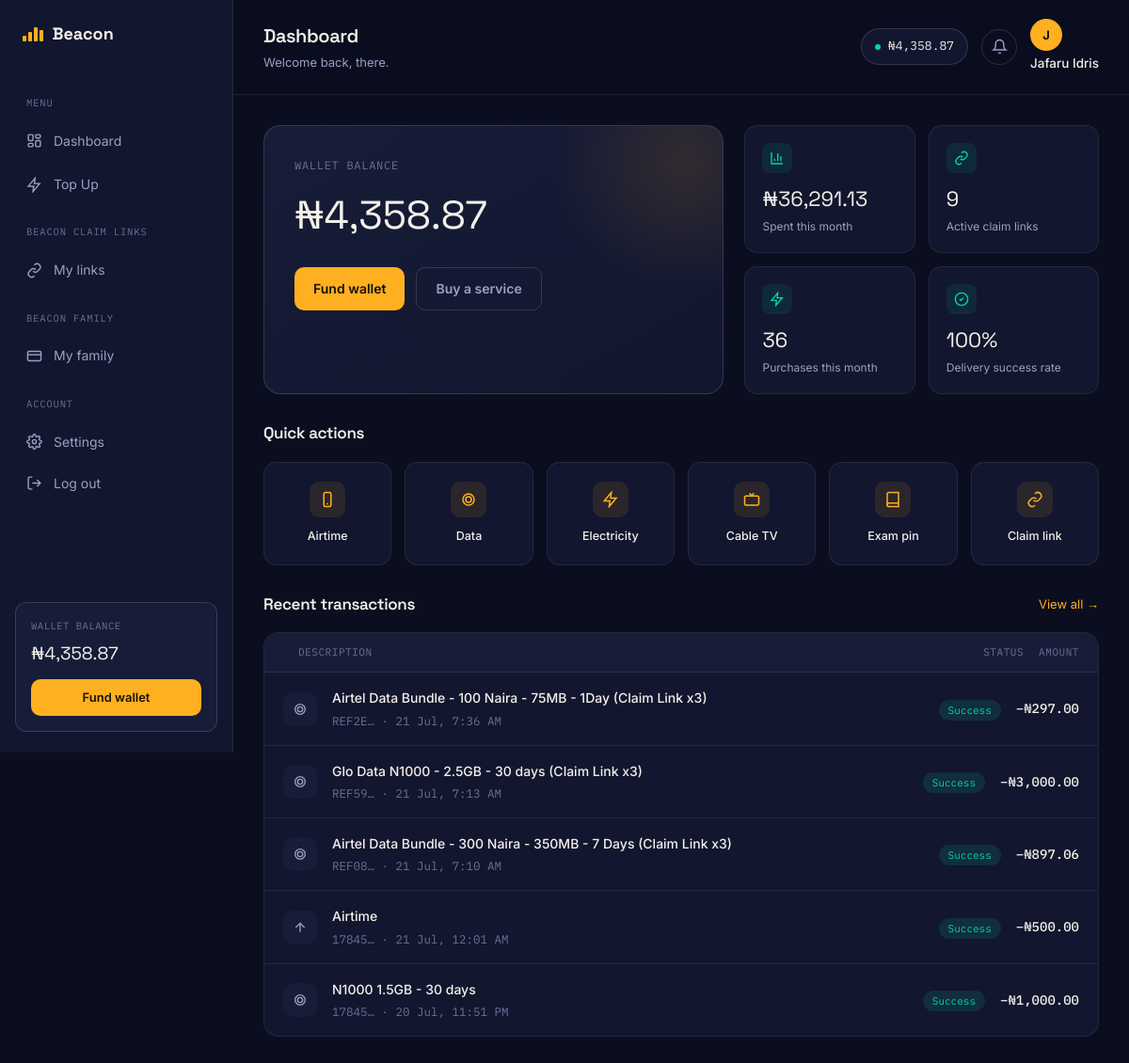
Screenshot of /dashboard/ (signed in) with the database file from the repository.
### authentication/models.py (models this page shows, shortened)
class User(AbstractUser):
    email = models.EmailField(unique=True)
    phone_number = models.CharField(max_length=20, blank=True)
    is_email_verified = models.BooleanField(default=False)
    email_verification_token = models.CharField(max_length=100, blank=True, null=True)
    password_reset_token = models.CharField(max_length=100, blank=True, null=True)
    password_reset_expires = models.DateTimeField(blank=True, null=True)
    referral_code = models.CharField(max_length=20, unique=True, blank=True, null=True)
    referred_by = models.ForeignKey('self', on_delete=models.SET_NULL, blank=True, null=True, related_name='referrals')
    date_joined = models.DateTimeField(auto_now_add=True)
    last_login_ip = models.GenericIPAddressField(blank=True, null=True)
    transaction_pin_hash = models.CharField(
        max_length=128,
        blank=True,
        null=True,
        help_text="Hashed transaction PIN"
    )
    USERNAME_FIELD = 'email'
    REQUIRED_FIELDS = ['username']
    class Meta:
        ordering = ['-date_joined']
    def get_full_name(self):
        if self.first_name or self.last_name:
            return f"{self.first_name} {self.last_name}".strip()
        return self.username

### wallet/models.py (models this page shows, shortened)
class Wallet(models.Model):
    user = models.OneToOneField(User, on_delete=models.CASCADE, related_name='wallet')
    balance = models.DecimalField(max_digits=12, decimal_places=2, default=0.00)
    total_funded = models.DecimalField(max_digits=12, decimal_places=2, default=0.00)
    total_spent = models.DecimalField(max_digits=12, decimal_places=2, default=0.00)
    is_active = models.BooleanField(default=True)
    created_at = models.DateTimeField(auto_now_add=True)
    updated_at = models.DateTimeField(auto_now=True)
    class Meta:
        verbose_name = 'Wallet'
        verbose_name_plural = 'Wallets'

### transactions/models.py (models this page shows, shortened)
class Transaction(models.Model):
    STATUS_CHOICES = [
        ('pending', 'Pending'),
        ('processing', 'Processing'),
        ('success', 'Success'),
        ('failed', 'Failed'),
        ('reversed', 'Reversed'),
    ]
    TYPE_CHOICES = [
        ('airtime', 'Airtime'),
        ('data', 'Data'),
        ('electricity', 'Electricity'),
        ('cable', 'Cable TV'),
        ('internet', 'Internet'),
        ('exam_pin', 'Exam Pin'),
        ('education', 'Education'),
        ('wallet_funding', 'Wallet Funding'),
        ('refund', 'Refund'),
    ]
    transaction_id = models.CharField(max_length=30, unique=True, editable=False)
    user = models.ForeignKey(User, on_delete=models.CASCADE, related_name='transactions')
    transaction_type = models.CharField(max_length=20, choices=TYPE_CHOICES)
    amount = models.DecimalField(max_digits=10, decimal_places=2)
    wallet_balance_before = models.DecimalField(max_digits=12, decimal_places=2)
    wallet_balance_after = models.DecimalField(max_digits=12, decimal_places=2)
    status = models.CharField(max_length=20, choices=STATUS_CHOICES, default='pending')
    service_provider = models.CharField(max_length=100, blank=True)
    plan_name = models.CharField(max_length=200, blank=True)
    recipient = models.CharField(max_length=100, blank=True)
    reference_number = models.CharField(max_length=50, unique=True, blank=True)
    api_response = models.JSONField(blank=True, null=True)
    error_message = models.TextField(blank=True)
    is_duplicate = models.BooleanField(default=False)
    locked = models.BooleanField(default=False)
    created_at = models.DateTimeField(auto_now_add=True)
    updated_at = models.DateTimeField(auto_now=True)
    description = models.TextField()
    class Meta:
        ordering = ['-created_at']
        indexes = [
            models.Index(fields=['user', '-created_at']),
            models.Index(fields=['status']),
            models.Index(fields=['transaction_type']),
        ]

### dashboard/views.py (the view)
# urls.py: path('', views.dashboard_view, name='index'),
@login_required
def dashboard_view(request):
    wallet, _ = Wallet.objects.get_or_create(user=request.user)
    recent_transactions = Transaction.objects.filter(user=request.user)[:5]
    total_purchases = Transaction.objects.filter(
        user=request.user, status='success'
    ).exclude(transaction_type='wallet_funding').exclude(transaction_type='refund').count()
    total_spent = Transaction.objects.filter(
        user=request.user, status='success'
    ).exclude(transaction_type='wallet_funding').exclude(transaction_type='refund').aggregate(
        total=Sum('amount')
    )['total'] or 0
    notifications = Notification.objects.filter(user=request.user)[:5]
    unread_count = Notification.objects.filter(user=request.user, is_read=False).count()
    today = timezone.now().date()
    month_ago = today - timedelta(days=30)
    monthly_transactions = Transaction.objects.filter(
        user=request.user, created_at__date__gte=month_ago, status='success'
    )
    active_links = ClaimLink.objects.filter(
        user=request.user, status='active'
    ).count()
    profile = request.user.profile
    profile.calculate_completion()
    stats = {
      'active_links': active_links,
      'month_spend': float(monthly_transactions.aggregate(total=Sum('amount'))['total'] or 0),
      'tx_count': monthly_transactions.count()
    }
    context = {
        'wallet': wallet,
        'recent_transactions': recent_transactions,
        'total_purchases': total_purchases,
        'total_spent': total_spent,
        'notifications': notifications,
        'unread_count': unread_count,
        'stats': stats,
        'profile_completion': profile.profile_completion,
    }
    return render(request, 'dashboard/index.html', context)

### templates/dashboard/index.html (shortened to what this page needs)
{% extends "base.html" %}
{% load static %}
{% load humanize %}
{% block page_title %}Dashboard{% endblock %}
{% block page_subtitle %}<p>Welcome back, {{ user.full_name|default:"there" }}.</p>{% endblock %}
{% block content %}
<div class="dash-grid">
  <div class="balance-card">
    <div class="label">Wallet balance</div>
    <div class="amount">₦{{ wallet.balance|intcomma }}</div>
    <div class="balance-actions">
      <a href="{% url 'wallet:fund' %}" class="btn btn-primary">Fund wallet</a>
      <a href="{% url 'services:list' %}" class="btn btn-ghost">Buy a service</a>
    </div>
  </div>
  <div class="stat-mini-grid">
    <div class="stat-mini">
      <div class="top">
        <div class="icon"><svg viewBox="0 0 24 24" fill="none" stroke="currentColor" stroke-width="2"><path d="M3 3v18h18"/><path d="M18 17V9M13 17V5M8 17v-4"/></svg></div>
      </div>
      <div class="val">₦{{ stats.month_spend|intcomma }}</div>
      <div class="lab">Spent this month</div>
    </div>
    <div class="stat-mini">
      <div class="top">
        <div class="icon"><svg viewBox="0 0 24 24" fill="none" stroke="currentColor" stroke-width="2"><path d="M10 13a5 5 0 007 0l3-3a5 5 0 00-7-7l-1 1"/><path d="M14 11a5 5 0 00-7 0l-3 3a5 5 0 007 7l1-1"/></svg></div>
      </div>
      <div class="val">{{ stats.active_links|default:"0" }}</div>
      <div class="lab">Active claim links</div>
    </div>
    <div class="stat-mini">
      <div class="top">
        <div class="icon"><svg viewBox="0 0 24 24" fill="none" stroke="currentColor" stroke-width="2"><path d="M13 2L3 14h8l-1 8 10-12h-8l1-8z"/></svg></div>
      </div>
      <div class="val">{{ stats.tx_count|default:"0" }}</div>
      <div class="lab">Purchases this month</div>
    </div>
    <div class="stat-mini">
      <div class="top">
        <div class="icon"><svg viewBox="0 0 24 24" fill="none" stroke="currentColor" stroke-width="2"><path d="M9 12l2 2 4-4"/><circle cx="12" cy="12" r="10"/></svg></div>
      </div>
      <div class="val">{{ stats.success_rate|default:"100%" }}</div>
      <div class="lab">Delivery success rate</div>
    </div>
  </div>
</div>
<div class="quick-actions">
  <div class="section-title"><h2>Quick actions</h2></div>
  <div class="qa-grid">
    <a href="{% url 'services:list' %}?type=airtime" class="qa-item">
      <div class="qi"><svg viewBox="0 0 24 24" fill="none" stroke="currentColor" stroke-width="2"><rect x="7" y="2" width="10" height="20" rx="2"/><path d="M11 18h2"/></svg></div>
      <span>Airtime</span>
    </a>
    <a href="{% url 'services:list' %}?type=data" class="qa-item">
      <div class="qi"><svg viewBox="0 0 24 24" fill="none" stroke="currentColor" stroke-width="2"><path d="M12 20a8 8 0 100-16 8 8 0 000 16z"/><path d="M12 16a4 4 0 100-8 4 4 0 000 8z"/></svg></div>
      <span>Data</span>
    </a>
    <a href="{% url 'services:list' %}?type=electricity" class="qa-item">
      <div class="qi"><svg viewBox="0 0 24 24" fill="none" stroke="currentColor" stroke-width="2"><path d="M13 2L3 14h8l-1 8 10-12h-8l1-8z"/></svg></div>
      <span>Electricity</span>
    </a>
    <a href="{% url 'services:list' %}?type=cable" class="qa-item">
      <div class="qi"><svg viewBox="0 0 24 24" fill="none" stroke="currentColor" stroke-width="2"><rect x="2" y="7" width="20" height="13" rx="2"/><path d="M9 3l3 4 3-4"/></svg></div>
      <span>Cable TV</span>
    </a>
    <a href="{% url 'services:list' %}?type=exam" class="qa-item">
      <div class="qi"><svg viewBox="0 0 24 24" fill="none" stroke="currentColor" stroke-width="2"><path d="M4 19.5A2.5 2.5 0 016.5 17H20"/><path d="M6.5 2H20v20H6.5A2.5 2.5 0 014 19.5v-15A2.5 2.5 0 016.5 2z"/></svg></div>
      <span>Exam pin</span>
    </a>
    <a href="{% url 'links:my_links' %}?new=1" class="qa-item">
      <div class="qi"><svg viewBox="0 0 24 24" fill="none" stroke="currentColor" stroke-width="2"><path d="M10 13a5 5 0 007 0l3-3a5 5 0 00-7-7l-1 1"/><path d="M14 11a5 5 0 00-7 0l-3 3a5 5 0 007 7l1-1"/></svg></div>
      <span>Claim link</span>
    </a>
  </div>
</div>
<div class="recent-tx">
  <div class="section-title">
    <h2>Recent transactions</h2>
    <a href="{% url 'transactions:history' %}">View all →</a>
  </div>
  <div class="tx-table">
    <div class="tx-row head">
      <div>Description</div>
      <div class="col-status">Status</div>
      <div>Amount</div>
    </div>
    {% for tx in recent_transactions %}
      {% include "partials/transaction.html" with tx=tx %}
    {% endfor %}
  </div>
</div>
{% endblock %}

### templates/base.html (shortened to what this page needs)
{% load static %}
{% load humanize %}
<!DOCTYPE html>
<html lang="en">
<head>
<link rel="stylesheet" href="{% static 'css/style.css' %}">
<link rel="stylesheet" href="{% static 'css/native.css' %}">
</head>
<body{% block body_attrs %}{% endblock %}>
<div class="app-shell">
  <aside class="sidebar" id="sidebar">
    <div class="sidebar-top-row">
      <a href="{% url 'dashboard:index' %}" class="logo">
        <span class="bars"><span></span><span></span><span></span><span></span></span>
        Beacon
      </a>
    </div>
    <nav class="side-nav">
      <div class="nav-label">Menu</div>
      <a href="{% url 'dashboard:index' %}" class="nav-link {% if active_nav == 'dashboard' %}active{% endif %}">
        <svg viewBox="0 0 24 24" fill="none" stroke="currentColor" stroke-width="2"><rect x="3" y="3" width="7" height="9" rx="1.5"/><rect x="14" y="3" width="7" height="5" rx="1.5"/><rect x="14" y="12" width="7" height="9" rx="1.5"/><rect x="3" y="16" width="7" height="5" rx="1.5"/></svg>
        Dashboard
      </a>
      <a href="{% url 'services:list' %}" class="nav-link {% if active_nav == 'buy' %}active{% endif %}">
        <svg viewBox="0 0 24 24" fill="none" stroke="currentColor" stroke-width="2"><path d="M13 2L3 14h8l-1 8 10-12h-8l1-8z"/></svg>
        Top Up
      </a>
      <div class="nav-label">Beacon Claim Links</div>
      <a href="{% url 'links:my_links' %}" class="nav-link {% if active_nav == 'claims' %}active{% endif %}">
        <svg viewBox="0 0 24 24" fill="none" stroke="currentColor" stroke-width="2"><path d="M10 13a5 5 0 007 0l3-3a5 5 0 00-7-7l-1 1"/><path d="M14 11a5 5 0 00-7 0l-3 3a5 5 0 007 7l1-1"/></svg>
        My links
      </a>
      <div class="nav-label">Beacon Family</div>
      <a href="{% url 'beacon_family:list' %}" class="nav-link {% if active_nav == 'wallet' %}active{% endif %}">
        <svg viewBox="0 0 24 24" fill="none" stroke="currentColor" stroke-width="2"><rect x="2" y="5" width="20" height="14" rx="2"/><path d="M2 10h20"/></svg>
        My family
      </a>
      <div class="nav-label">Account</div>
      <a href="{% url 'accounts:settings' %}" class="nav-link {% if active_nav == 'settings' %}active{% endif %}">
        Settings
      </a>
      <form method="post" action="{% url 'accounts:logout' %}" class="logout-form">
        <button type="submit" class="nav-link nav-link-btn">
          <svg viewBox="0 0 24 24" fill="none" stroke="currentColor" stroke-width="2"><path d="M9 21H5a2 2 0 01-2-2V5a2 2 0 012-2h4"/><path d="M16 17l5-5-5-5"/><path d="M21 12H9"/></svg>
          Log out
        </button>
      </form>
    </nav>
    <div class="sidebar-wallet">
      <div class="label">Wallet balance</div>
      <div class="amount">₦{{ user.wallet.balance|intcomma }}</div>
      <a href="{% url 'wallet:fund' %}" class="btn btn-primary btn-sm">Fund wallet</a>
    </div>
  </aside>
  <div class="app-main">
    <header class="app-topbar">
      <div class="topbar-title">
        <h1>{% block page_title %}Dashboard{% endblock %}</h1>
        {% block page_subtitle %}{% endblock %}
      </div>
      <div class="topbar-actions">
        <div class="wallet-chip">
          <span class="dot"></span> ₦{{ user.wallet.balance|intcomma }}
        </div>
        <a href="{% url 'notifications:list' %}" class="icon-btn" aria-label="Notifications">
          <svg viewBox="0 0 24 24" fill="none" stroke="currentColor" stroke-width="2"><path d="M18 8a6 6 0 00-12 0c0 7-3 9-3 9h18s-3-2-3-9"/><path d="M13.7 21a2 2 0 01-3.4 0"/></svg>
        </a>
        <div class="user-chip">
          <a href="{% url 'accounts:profile' %}">
            <div class="avatar">{{ user.get_full_name|slice:":1"|default:"U" }}</div>
            <span class="uname">{{ user.get_full_name|default:"Account" }}</span>
          </a>
        </div>
      </div>
    </header>
    <main class="app-content">
      {% block content %}{% endblock %}
    </main>
  </div>
</div>
</body>
</html>

### templates/partials/transaction.html
{% load humanize %}
<div class="tx-row">
      <div class="tx-icon">
        {% if tx.transaction_type == 'airtime' %}
        <svg viewBox="0 0 24 24" fill="none" stroke="currentColor" stroke-width="2"><path d="M12 19V5M5 12l7-7 7 7"/></svg>
      {% elif tx.transaction_type == 'data' %}
        <svg viewBox="0 0 24 24" fill="none" stroke="currentColor" stroke-width="2"><path d="M12 20a8 8 0 100-16 8 8 0 000 16z"/><path d="M12 16a4 4 0 100-8 4 4 0 000 8z"/></svg>
      {% elif tx.transaction_type == 'claim_link' %}
        <svg viewBox="0 0 24 24" fill="none" stroke="currentColor" stroke-width="2"><path d="M10 13a5 5 0 007 0l3-3a5 5 0 00-7-7l-1 1"/><path d="M14 11a5 5 0 00-7 0l-3 3a5 5 0 007 7l1-1"/></svg>
      {% else %}
        <svg viewBox="0 0 24 24" fill="none" stroke="currentColor" stroke-width="2"><path d="M13 2L3 14h8l-1 8 10-12h-8l1-8z"/></svg>
      {% endif %}
      </div>
      <div class="tx-desc">
        <div class="t1">{{ tx.plan_name }}</div>
        <div class="t2">{{ tx.reference_number|truncatechars:"6" }} · {{ tx.created_at|date:"d M, g:i A" }}</div>
      </div>
      <div class="col-status">
        <span class="badge badge-{{ tx.status }}">{{ tx.get_status_display|default:tx.status }}</span>
      </div>
      <div class="tx-amount {% if tx.type == 'funding' %}pos{% else %}neg{% endif %}">
        {% if tx.type == 'funding' or tx.type == 'refund' %}+{% else %}−{% endif %}₦{{ tx.amount|intcomma }}
      </div>
    </div>

### rows the page displays
User: wallet.balance "4,358.87", get_full_name "J", get_full_name "Jafaru Idris"
Wallet: balance "4,358.87"
Transaction: transaction_type "data" (drawn), plan_name "Airtel Data Bundle - 100 Naira - 75MB - 1Day (Claim Link x3)", reference_number "REF2E…", created_at "21 Jul, 7:36 AM", status "Success", amount "297.00"
Transaction: transaction_type "data" (drawn), plan_name "Glo Data N1000 - 2.5GB - 30 days (Claim Link x3)", reference_number "REF59…", created_at "21 Jul, 7:13 AM", status "Success", amount "3,000.00"
Transaction: transaction_type "data" (drawn), plan_name "Airtel Data Bundle - 300 Naira - 350MB - 7 Days (Claim Link x3)", reference_number "REF08…", created_at "21 Jul, 7:10 AM", status "Success", amount "897.06"
Transaction: transaction_type "airtime" (drawn), plan_name "Airtime", reference_number "17845…", created_at "21 Jul, 12:01 AM", status "Success", amount "500.00"
Transaction: transaction_type "data" (drawn), plan_name "N1000 1.5GB - 30 days", reference_number "17845…", created_at "20 Jul, 11:51 PM", status "Success", amount "1,000.00"

### other values shown
{{ user.full_name|default:"there" }} "there"
{{ stats.month_spend|intcomma }} "36,291.13"
{{ stats.active_links|default:"0" }} "9"
{{ stats.tx_count|default:"0" }} "36"
{{ stats.success_rate|default:"100%" }} "100%"
